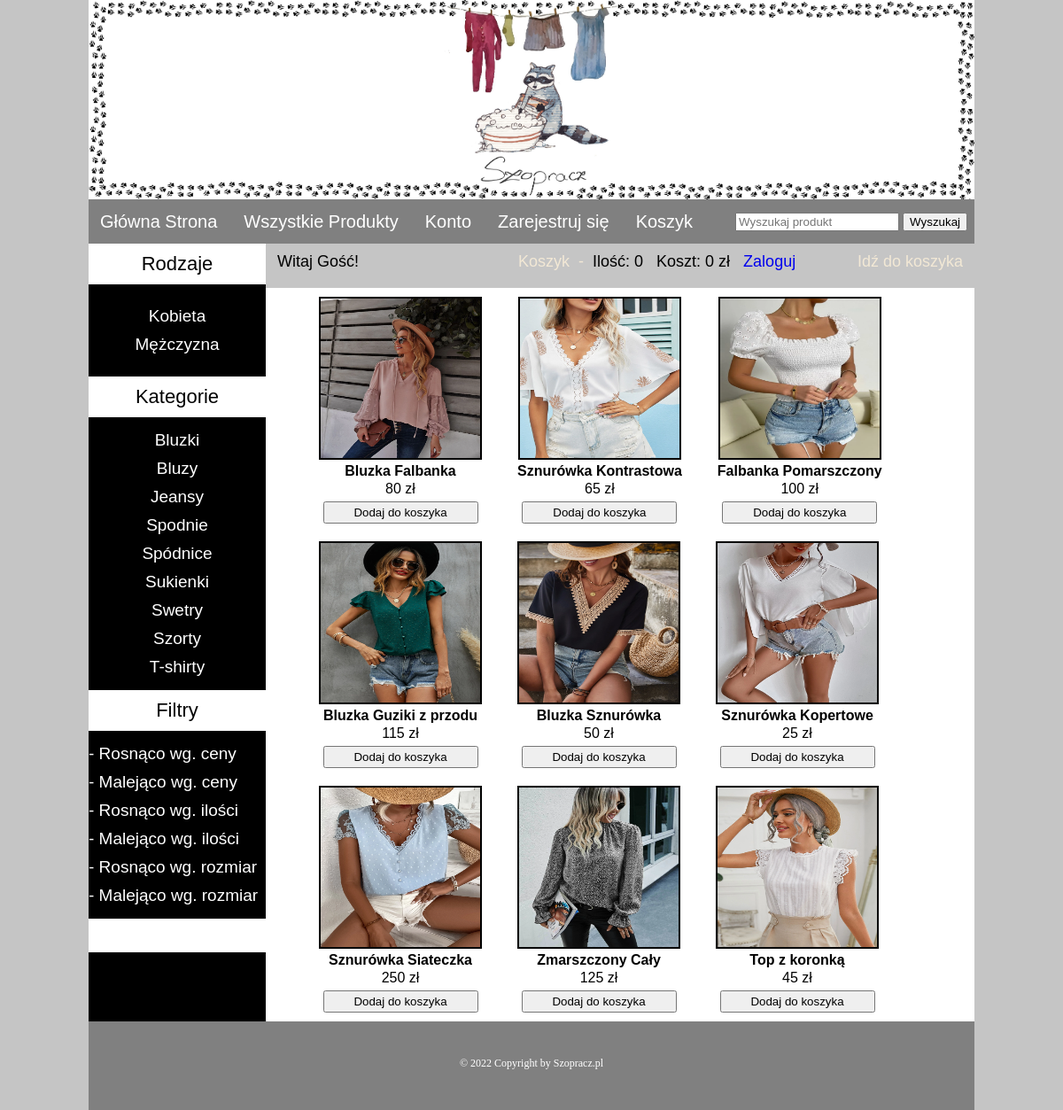
The page /Szopracz/all_products.php on the database its author committed.
### tables this page shows
CREATE TABLE `rodzaj` (
  `rodzaj_id` int(100) NOT NULL,
  `rodzaj_nazwa` text NOT NULL
);

CREATE TABLE `kategoria` (
  `kategoria_id` int(100) NOT NULL,
  `kategoria_nazwa` text NOT NULL
);

CREATE TABLE `produkty` (
  `produkt_id` int(100) NOT NULL,
  `produkt_rodzaj` text NOT NULL,
  `produkt_kategoria` text NOT NULL,
  `produkt_nazwa` text NOT NULL,
  `produkt_cena` int(255) NOT NULL,
  `produkt_opis` text NOT NULL,
  `produkt_ilosc` int(255) NOT NULL,
  `produkt_rozmiar` text NOT NULL,
  `produkt_zdjecie` text NOT NULL,
  `produkt_skluczowe` text NOT NULL
);

### Szopracz/all_products.php (the view, shortened to what this page needs)
<!DOCTYPE html>
<?php
    include("Functions/functions.php");
?>
<html lang="pl">
<head>
    <link rel="stylesheet" href="styles/style.css" media="all">
</head>
<body>
    <div class="main">
        <div class="header">
            <img style="width:1000px; height:225px;" id="logo" src="Images/logo.jpg">
        </div>
        <div class="menubar">
            <ul id="menu">
                <li><a href="index.php">Główna Strona</a></li>
                <li><a href="all_products.php">Wszystkie Produkty</a></li>
                <li><a href="User/my_account.php">Konto</a></li>
                <li><a href="customer_register.php">Zarejestruj się</a></li>
                <li><a href="cart.php">Koszyk</a></li>
                <form id="form" method="get" action="results.php" enctype="multipart/form-data">
                    <input type="text" name="search" placeholder="Wyszukaj produkt">
                    <input type="submit" name="button_search" value="Wyszukaj">
                </form>
            </ul>
        </div>
        <div class="content">
            <div id="sidebar">
                <div id="sidebar_title">Rodzaje</div>
                <ul id="categories">
                        <?php getTypes(); ?>
                    <ul id="categories" style="text-align: center;  color: white; font-size: 19px; font-family: Arial, Helvetica, sans-serif;">
                        <?php getTypes(); ?>
                    </ul>
                </ul>
                <div id="sidebar_title">Kategorie</div>
                <ul id="categories" style="text-align: center;  color: white; font-size: 19px; font-family: Arial, Helvetica, sans-serif;">
                    <?php getCategories(); ?>
                </ul>
                <div id="sidebar_title">Filtry</div>
                <ul id="categories">
                    <li><a href="index.php?order=cros">- Rosnąco wg. ceny</a></li>
                    <li><a href="index.php?order=cmal">- Malejąco wg. ceny</a></li>
                    <li><a href="index.php?order=iros">- Rosnąco wg. ilości</a></li>
                    <li><a href="index.php?order=imal">- Malejąco wg. ilości</a></li>
                    <li><a href="index.php?order=rros">- Rosnąco wg. rozmiar</a></li>
                    <li><a href="index.php?order=rmal">- Malejąco wg. rozmiar</a></li>
                </ul>
            </div>
            <div id="content_area">
                <div id="shopping_cart">
                    <span style="font-size: 18px; padding: 8px; margin: 5px;; line-height: 40px;">
                    <?php
                        if(isset($_SESSION['uzytkownik_email']))
                        {
                            echo "Witaj " . $_SESSION['uzytkownik_email'] . "!";
                        }
                        else
                        {
                            echo "Witaj Gość!";
                        }
                    ?>
                        <b style="color: #f2e8d5; padding-left: 175px;">Koszyk &nbsp-&nbsp  </b> <b>Ilość: <?php Total_Items(); ?> &nbsp Koszt: <?php Total_Price(); ?> </b> <a href="cart.php" style="color: #f2e8d5; text-decoration: none; float: right; padding-right: 8px; margin-right: 5px;">Idź do koszyka</a>
                    <?php
                        if(!isset($_SESSION['uzytkownik_email']))
                        {
                            echo "<a href='checkout.php' style='text-decoration: none'>&nbsp Zaloguj</a>";
                        }
                        else
                        {
                            echo "<a href='logout.php' style='text-decoration: none'>&nbsp Wyloguj</a>";
                        }
                    ?>
                    </span>
                </div>
                <div id="products_box">
                <?php
                    if(!isset($_GET['cat']))
                    {
                        if(!isset($_GET['type']))
                        {
                            global $con;
                            $get_pro = "SELECT * FROM produkty";
                            $run_pro = mysqli_query($con, $get_pro);
                            while($row_pro = mysqli_fetch_array($run_pro))
                            {
                                $pro_id = $row_pro['produkt_id'];
                                $pro_title = $row_pro['produkt_nazwa'];
                                $pro_price = $row_pro['produkt_cena'];
                                $pro_image = $row_pro['produkt_zdjecie'];
                                $pro_qty = $row_pro['produkt_ilosc'];
                                if($pro_qty>0)
                                {
                                    echo "
                                    <div id='single_product' style='float: left; margin-left: 20px; padding: 10px; text-align: center;'>
                                        <a href='details.php?pro_id=$pro_id'><img src='Admin/product_images/$pro_image' style='border: 2px solid black;' width='180px' height='180px'></img></a>
                                        <p style='font-weight: bold; font-family: Arial, Helvetica, sans-serif;'>$pro_title</p>
                                        <p style='font-family: Arial, Helvetica, sans-serif; padding-top: 2px; padding-bottom: 5px;'>$pro_price zł</p>
                                        <a href='index.php?add_cart=$pro_id'><button style='float: center; width: 175px; height: 25px;'>Dodaj do koszyka</button></a>
                                    </div>
                                    ";
                                }
                            }
                        }
                    }
                ?>
                </div>
            </div>
        </div>
        <div id="footer">
        <h2 style="padding-top: 40px; font-size: 12px; text-align: center; color: white">&copy; 2022 Copyright  by Szopracz.pl</h2>
        </div>
    </div>
</body>
</html>

### Szopracz/Functions/functions.php (shortened to what this page needs)
<?php
$con = mysqli_connect("localhost", "root", "", "szopracz");
$con->set_charset('utf8');
function GetIP()
{
    $ip = $_SERVER['REMOTE_ADDR'];
    return $ip;
}
function Total_Items()
{
    if(isset($_GET['add_cart']))
    {
        global $con;
        $ip = GetIP();
        $get_items = "SELECT * FROM koszyk WHERE ip_add='$ip'";
        $run_items = mysqli_query($con, $get_items);
        $count_items = mysqli_num_rows($run_items);
    }
    else
    {
        global $con;
        $ip = GetIP();
        $get_items = "SELECT * FROM koszyk WHERE ip_add='$ip'";
        $run_items = mysqli_query($con, $get_items);
        $count_items = mysqli_num_rows($run_items);
    }
    echo $count_items;
}
function Total_Price()
{
    $total = 0;
    echo $total." zł";
}
function getTypes()
{
    global $con;
    $get_types = "SELECT * FROM rodzaj";
    $run_types = mysqli_query($con, $get_types);
    while($row_types = mysqli_fetch_array($run_types))
    {
        $type_id = $row_types['rodzaj_id'];
        $type_title = $row_types['rodzaj_nazwa'];
        echo "<li><a href='index.php?type=$type_id'>$type_title</a></li>";
    }
}
function getCategories()
{
    global $con;
    $get_cats = "SELECT * FROM kategoria";
    $run_cats = mysqli_query($con, $get_cats);
    while($row_cats = mysqli_fetch_array($run_cats))
    {
        $cat_id = $row_cats['kategoria_id'];
        $cat_title = $row_cats['kategoria_nazwa'];
        echo "<li><a href='index.php?cat=$cat_id'>$cat_title</a></li>";
    }
}

### Szopracz/Styles/style.css (style rules this page uses)
html, body, div, span, applet, object, iframe, h1, h2, h3, h4, h5, h6, p, blockquote, pre, a, abbr, acronym, address, big, cite, code, del, dfn, em, img, ins, kbd, q, s, samp, small, strike, strong, sub, sup, tt, var, b, u, i, center, dl, dt, dd, ol, ul, li, fieldset, form, label, legend, table, caption, tbody, tfoot, thead, tr, th, td, article, aside, canvas, details, embed, figure, figcaption, footer, header, hgroup, menu, nav, output, ruby, section, summary, time, mark, audio, video { margin: 0; padding: 0; border: 0; font-size: 100%; font: inherit; vertical-align: baseline; }
body { background-color: #C5C5C5; }
.main { width: 1000px; height: auto; margin: auto; background: black; }
.header { width: 1000px; height: 225px; margin: auto; }
#logo { float: left; }
.menubar { width: 1000px; height: 50px; background-color: gray; color: white; }
#menu { padding: 0; margin: 0; line-height: 50px; }
#menu li { list-style: none; display: inline; }
#menu a { text-decoration: none; color: white; padding: 8px; margin: 5px; font-size: 20px; font-family: Arial, Helvetica, sans-serif; }
#form { float: right; padding-right: 8px; line-height: 50px; }
.content { width: 1000px; height: 800px; margin: auto; background-color: white; }
#content_area { width: 800px; float: right; background-color: white; }
#sidebar { width: 200px; background-color: black; float: left; }
#sidebar_title { background-color: white; color: black; font-size: 22px; font-family: Arial, Helvetica, sans-serif; text-align: center; padding-top: 10px; padding-bottom: 10px; }
#categories { padding-top: 10px; padding-bottom: 10px; }
#categories li { list-style: none; padding-top: 5px; padding-bottom: 5px; }
#categories a { text-decoration: none; color: white; font-size: 19px; font-family: Arial, Helvetica, sans-serif; }
#products_box { width: 780px; text-align: center; margin-left: 30px; margin-bottom: 10px; }
#shopping_cart { width: 800px; height: 50px; background-color: #C5C5C5; color: black; font-family: Arial, Helvetica, sans-serif; }
#footer { width: 1000px; height: 100px; background-color: gray; clear: both; }

### rows shown on the page
rodzaj: rodzaj_nazwa "Kobieta"
rodzaj: rodzaj_nazwa "Mężczyzna"
kategoria: kategoria_nazwa "Bluzki"
kategoria: kategoria_nazwa "Bluzy"
kategoria: kategoria_nazwa "Jeansy"
kategoria: kategoria_nazwa "Spodnie"
kategoria: kategoria_nazwa "Spódnice"
kategoria: kategoria_nazwa "Sukienki"
kategoria: kategoria_nazwa "Swetry"
kategoria: kategoria_nazwa "Szorty"
kategoria: kategoria_nazwa "T-shirty"
produkty: produkt_zdjecie (picture), produkt_nazwa "Bluzka Falbanka", produkt_cena "80"
produkty: produkt_zdjecie (picture), produkt_nazwa "Sznurówka Kontrastowa", produkt_cena "65"
produkty: produkt_zdjecie (picture), produkt_nazwa "Falbanka Pomarszczony", produkt_cena "100"
produkty: produkt_zdjecie (picture), produkt_nazwa "Bluzka Guziki z przodu", produkt_cena "115"
produkty: produkt_zdjecie (picture), produkt_nazwa "Bluzka Sznurówka", produkt_cena "50"
produkty: produkt_zdjecie (picture), produkt_nazwa "Sznurówka Kopertowe", produkt_cena "25"
produkty: produkt_zdjecie (picture), produkt_nazwa "Sznurówka Siateczka", produkt_cena "250"
produkty: produkt_zdjecie (picture), produkt_nazwa "Zmarszczony Cały", produkt_cena "125"
produkty: produkt_zdjecie (picture), produkt_nazwa "Top z koronką", produkt_cena "45"

### other values the page prints
$count_items "0"
$total "0"
